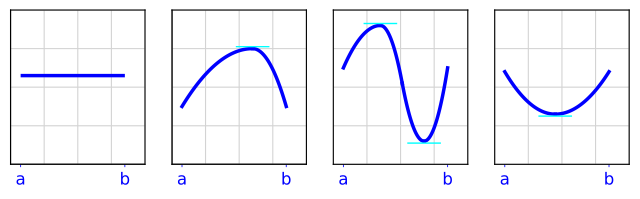

Reproduce this figure in Python.
import matplotlib.pyplot as plt
import numpy as np
from matplotlib.ticker import MaxNLocator

fig, (ax1, ax2, ax3, ax4) = plt.subplots(1, 4, figsize=(8, 2), sharex=True, sharey=True)

#Example 1
#Axis limits and grid
ax1.set_ylim(0,4)
ax1.set_xlim(0, 4) 
ax1.set_xticks(np.arange(0, 5, 1)) 
ax1.grid(True, which='major', color='lightgray', linestyle='-')
ax1.tick_params(axis='x', which='major', length=0, labelbottom=False) #Hides number ticks on xy-axis
ax1.tick_params(axis='y', which='major', length=0, labelleft=False)

#Add a,b to axis
tick_positions = [0.3, 3.4]
tick_labels = ['a', 'b']
ax1.set_xticks(tick_positions, minor=True)
ax1.set_xticklabels(tick_labels, minor=True)
ax1.tick_params(axis='x', which='minor', colors='blue', labelsize=12)

#Draw line
ax1.hlines(2.3, xmin=tick_positions[0], xmax=tick_positions[1], color="blue", linewidth=2.5)

ax1.axhline(0, color="black", linewidth=0.8)
ax1.axvline(0, color="black", linewidth=0.8)


#Example 2 
#Axis limits and grid
ax2.grid(True, which='major', color='lightgray', linestyle='-')
ax2.tick_params(axis='x', which='major', length=0, labelbottom=False) #Hides number ticks on xy-axis
ax2.tick_params(axis='y', which='major', length=0, labelleft=False)

# #Add a,b to axis
ax2.tick_params(axis='x', which='minor', colors='blue', labelsize=12)

#Peak
h,k = 2.4, 3
y_end = 1.5 #f(a)=f(b) condition of Rolle's

# Mathematically calculate coefficients so they hit y_end at the boundaries
a_left = (y_end - k) / (tick_positions[0] - h)**2
a_right = (y_end - k) / (tick_positions[1] - h)**2

#Generate the curves over the strict interval
x_left = np.linspace(tick_positions[0], h, 100)
y_left = a_left * (x_left - h)**2 + k

x_right = np.linspace(h, tick_positions[1], 100)
y_right = a_right * (x_right - h)**2 + k
ax2.plot(x_left, y_left, color='blue', linewidth=2.5, label='Flat-End Uneven Parabola')
ax2.plot(x_right, y_right, color='blue', linewidth=2.5)

#Draw tangent line
ax2.hlines(3.05, xmin=1.9, xmax=2.9, color="cyan", linewidth=1)

ax2.axhline(0, color="black", linewidth=0.8)
ax2.axvline(0, color="black", linewidth=0.8)


#Example 3
#Axis limits and grid
plt.ylim(0, 4)
ax3.set_xlim(0, 4) 
ax3.set_xticks(np.arange(0, 5, 1)) 
ax3.grid(True, which='major', color='lightgray', linestyle='-')
ax3.tick_params(axis='x', which='major', length=0, labelbottom=False) #Hides number ticks on xy-axis
ax3.tick_params(axis='y', which='major', length=0, labelleft=False)

#Add a,b to axis
ax3.tick_params(axis='x', which='minor', colors='blue', labelsize=12)

a_pos, b_pos = tick_positions[0], tick_positions[1]
 
h1, k1 = 1.4, 3.6  # Peak
h2, k2 = 2.7, 0.6  # Valley
y_end = 2.5        # Height where the function starts at 'a' and ends at 'b'

# Midpoint between peak and valley
mid_x = (h1 + h2) / 2
mid_y = (k1 + k2) / 2

#Calculate Coefficients for Smooth Connections
a1 = (y_end - k1) / (a_pos - h1)**2       # Rises from 'a' to Peak
a2 = (mid_y - k1) / (mid_x - h1)**2       # Falls from Peak to Midpoint
a3 = (mid_y - k2) / (mid_x - h2)**2       # Falls from Midpoint to Valley
a4 = (y_end - k2) / (b_pos - h2)**2       # Rises from Valley to 'b'

#Generate the 4 Continuous Data Streams
x1 = np.linspace(a_pos, h1, 50)
y1 = a1 * (x1 - h1)**2 + k1

x2 = np.linspace(h1, mid_x, 50)
y2 = a2 * (x2 - h1)**2 + k1  

x3 = np.linspace(mid_x, h2, 50)
y3 = a3 * (x3 - h2)**2 + k2

x4 = np.linspace(h2, b_pos, 50)
y4 = a4 * (x4 - h2)**2 + k2

# Plot the complete curve segments seamlessly
for x_part, y_part in [(x1, y1), (x2, y2), (x3, y3), (x4, y4)]:
    ax3.plot(x_part, y_part, color='blue', linewidth=2.5)

# Tangent lines
ax3.hlines(3.65, xmin=0.9, xmax=1.9, color="cyan", linewidth=1)
ax3.hlines(0.55, xmin=2.2, xmax=3.2, color="cyan", linewidth=1)


#Example 4
#Axis limits and grid
plt.ylim(0, 4)
ax4.set_xlim(0, 4) 
ax4.set_xticks(np.arange(0, 5, 1)) 
ax4.grid(True, which='major', color='lightgray', linestyle='-')
ax4.tick_params(axis='x', which='major', length=0, labelbottom=False) #Hides number ticks on xy-axis
ax4.tick_params(axis='y', which='major', length=0, labelleft=False)

#Add a,b to axis
ax4.tick_params(axis='x', which='minor', colors='blue', labelsize=12)

#Peak
h,k = 1.8, 1.3
y_end = 2.4 #f(a)=f(b) condition of Rolle's

# Mathematically calculate coefficients so they hit y_end at the boundaries
a_left = (y_end - k) / (tick_positions[0] - h)**2
a_right = (y_end - k) / (tick_positions[1] - h)**2

#Generate the curves over the strict interval
x_left = np.linspace(tick_positions[0], h, 100)
y_left = a_left * (x_left - h)**2 + k

x_right = np.linspace(h, tick_positions[1], 100)
y_right = a_right * (x_right - h)**2 + k
ax4.plot(x_left, y_left, color='blue', linewidth=2.5, label='Flat-End Uneven Parabola')
ax4.plot(x_right, y_right, color='blue', linewidth=2.5)

#Draw tangent line
ax4.hlines(1.25, xmin=1.3, xmax=2.3, color="cyan", linewidth=1)

#Save plot as pdf and show
plt.savefig("images/note16/rolles.pdf", format="pdf", bbox_inches="tight")
plt.show()
